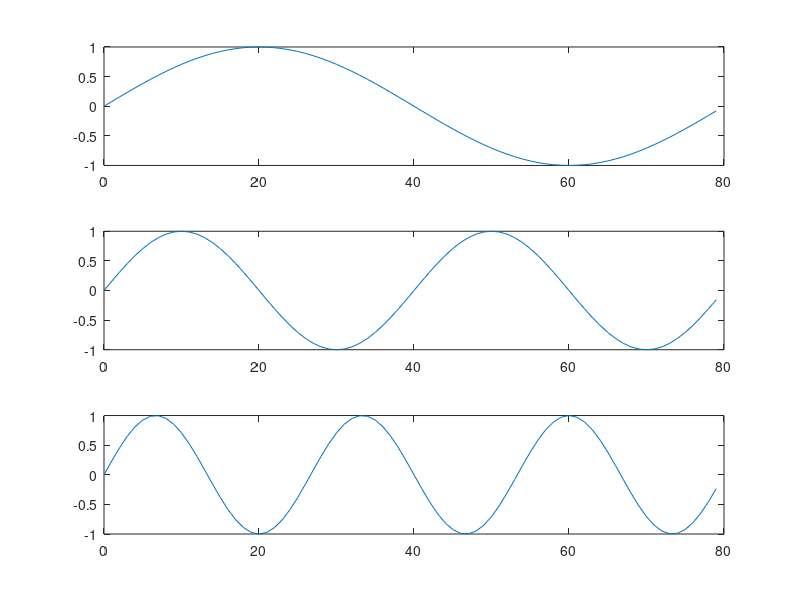

The MATLAB source for this figure:
omega = pi/40;
N = 80;
t = 0:N-1;
s1 = sin(omega * t);
subplot(3, 1, 1), plot(t, s1);
s2 = sin(2 * omega * t);
subplot(3, 1, 2), plot(t, s2);
s3 = sin(3 * omega * t);
subplot(3, 1, 3), plot(t, s3);

s1s1 = 0;
for i = 1 : N
  s1s1 = s1s1 + s1(i) * s1(i);
end
fprintf('<s1, s1> = %f\n', s1s1);

s1s2 = 0;
for i = 1 : N
  s1s2 = s1s2 + s1(i) * s2(i);
end
fprintf('<s1, s2> = %f\n', s1s2);
